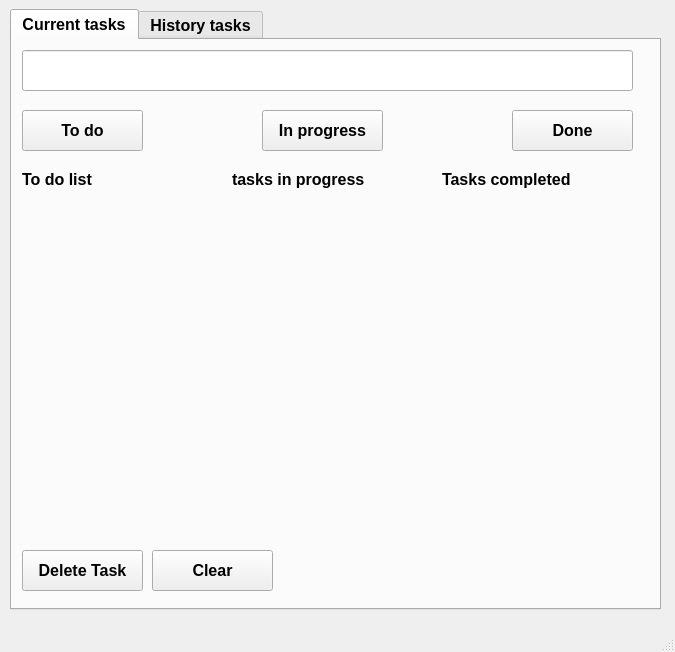
<?xml version="1.0" encoding="UTF-8"?>
<ui version="4.0">
 <class>MainWindow</class>
 <widget class="QMainWindow" name="MainWindow">
  <property name="geometry">
   <rect>
    <x>0</x>
    <y>0</y>
    <width>675</width>
    <height>652</height>
   </rect>
  </property>
  <property name="windowTitle">
   <string>MainWindow</string>
  </property>
  <widget class="QWidget" name="centralwidget">
   <widget class="QTabWidget" name="tabTasks">
    <property name="geometry">
     <rect>
      <x>10</x>
      <y>9</y>
      <width>651</width>
      <height>601</height>
     </rect>
    </property>
    <property name="font">
     <font>
      <pointsize>12</pointsize>
      <weight>75</weight>
      <bold>true</bold>
     </font>
    </property>
    <property name="cursor">
     <cursorShape>ArrowCursor</cursorShape>
    </property>
    <property name="currentIndex">
     <number>0</number>
    </property>
    <property name="tabsClosable">
     <bool>false</bool>
    </property>
    <property name="movable">
     <bool>true</bool>
    </property>
    <widget class="QWidget" name="currentTasks">
     <attribute name="title">
      <string>Current tasks</string>
     </attribute>
     <widget class="QPushButton" name="toDoButton">
      <property name="geometry">
       <rect>
        <x>10</x>
        <y>70</y>
        <width>121</width>
        <height>41</height>
       </rect>
      </property>
      <property name="text">
       <string>To do</string>
      </property>
     </widget>
     <widget class="QPushButton" name="inProgressButton">
      <property name="geometry">
       <rect>
        <x>250</x>
        <y>70</y>
        <width>121</width>
        <height>41</height>
       </rect>
      </property>
      <property name="text">
       <string>In progress</string>
      </property>
     </widget>
     <widget class="QPushButton" name="DoneButton">
      <property name="geometry">
       <rect>
        <x>500</x>
        <y>70</y>
        <width>121</width>
        <height>41</height>
       </rect>
      </property>
      <property name="text">
       <string>Done</string>
      </property>
     </widget>
     <widget class="QPushButton" name="deleteTskButton">
      <property name="geometry">
       <rect>
        <x>10</x>
        <y>510</y>
        <width>121</width>
        <height>41</height>
       </rect>
      </property>
      <property name="text">
       <string>Delete Task</string>
      </property>
     </widget>
     <widget class="QPushButton" name="clearButton">
      <property name="geometry">
       <rect>
        <x>140</x>
        <y>510</y>
        <width>121</width>
        <height>41</height>
       </rect>
      </property>
      <property name="text">
       <string>Clear</string>
      </property>
     </widget>
     <widget class="QLabel" name="toDoLabel">
      <property name="geometry">
       <rect>
        <x>10</x>
        <y>130</y>
        <width>191</width>
        <height>361</height>
       </rect>
      </property>
      <property name="text">
       <string>To do list</string>
      </property>
      <property name="alignment">
       <set>Qt::AlignLeading|Qt::AlignLeft|Qt::AlignTop</set>
      </property>
     </widget>
     <widget class="QLabel" name="inProgressLabel">
      <property name="geometry">
       <rect>
        <x>220</x>
        <y>130</y>
        <width>191</width>
        <height>361</height>
       </rect>
      </property>
      <property name="text">
       <string>tasks in progress</string>
      </property>
      <property name="alignment">
       <set>Qt::AlignLeading|Qt::AlignLeft|Qt::AlignTop</set>
      </property>
     </widget>
     <widget class="QLabel" name="doneLabel">
      <property name="geometry">
       <rect>
        <x>430</x>
        <y>130</y>
        <width>191</width>
        <height>361</height>
       </rect>
      </property>
      <property name="text">
       <string>Tasks completed</string>
      </property>
      <property name="alignment">
       <set>Qt::AlignLeading|Qt::AlignLeft|Qt::AlignTop</set>
      </property>
     </widget>
     <widget class="QLineEdit" name="lineEdit">
      <property name="geometry">
       <rect>
        <x>10</x>
        <y>10</y>
        <width>611</width>
        <height>41</height>
       </rect>
      </property>
     </widget>
    </widget>
    <widget class="QWidget" name="historyTasks">
     <attribute name="title">
      <string>History tasks</string>
     </attribute>
     <widget class="QLabel" name="historyTasks_2">
      <property name="geometry">
       <rect>
        <x>10</x>
        <y>40</y>
        <width>621</width>
        <height>491</height>
       </rect>
      </property>
      <property name="contextMenuPolicy">
       <enum>Qt::DefaultContextMenu</enum>
      </property>
      <property name="text">
       <string>history tasks</string>
      </property>
      <property name="alignment">
       <set>Qt::AlignLeading|Qt::AlignLeft|Qt::AlignTop</set>
      </property>
     </widget>
    </widget>
   </widget>
  </widget>
  <widget class="QMenuBar" name="menubar">
   <property name="geometry">
    <rect>
     <x>0</x>
     <y>0</y>
     <width>675</width>
     <height>26</height>
    </rect>
   </property>
  </widget>
  <widget class="QStatusBar" name="statusbar"/>
 </widget>
 <resources/>
 <connections/>
</ui>
